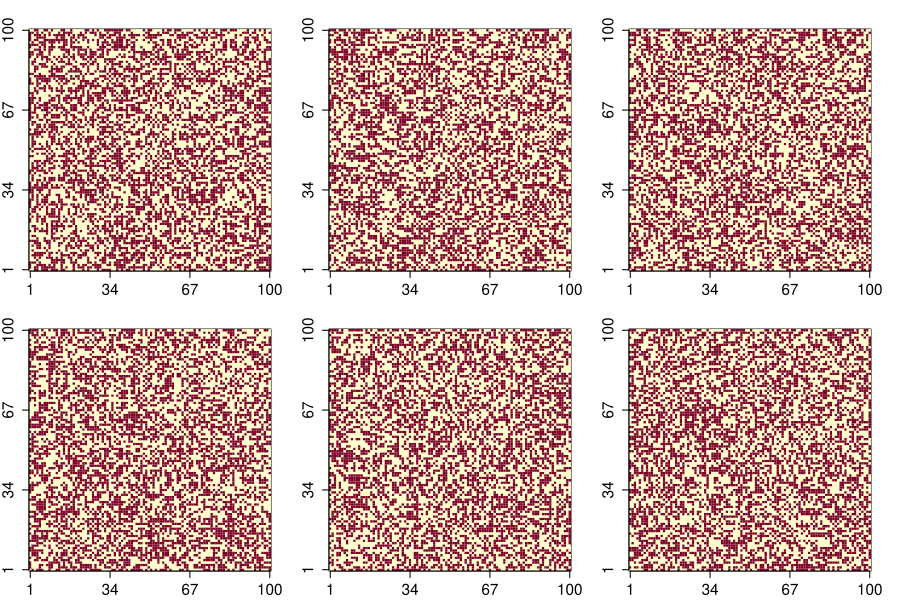

Here is the R script that generated this plot:
library(CPDstergm)
source("EVAL.R") # FILE DIRECTORY



library(reticulate)
np <- import("numpy")
np_data <- np$load("/NN_seq10T100n100.npy") # FILE DIRECTORY
dim(np_data) 

NN_seq10T100n100 <- list()

for(seq_iter in 1:10){
  NN_one_seq <- np_data[seq_iter,,,]
  temp = list()
  for(time_t in 1:100){
    temp[[time_t]] <- NN_one_seq[time_t,,]
  }
  
  NN_seq10T100n100[[seq_iter]] <- temp
}


result_n100 <- matrix(0, nrow=6, ncol=4)


network_stats=c("edges", "mutual")
sim_result1 <- CPD_STERGM_list(NN_seq10T100n100, directed=TRUE, network_stats)
result_n100[1,] <- colMeans(sim_result1)


network_stats=c("edges", "mutual", "triangles")
sim_result2 <- CPD_STERGM_list(NN_seq10T100n100, directed=TRUE, network_stats)
result_n100[2,] <- colMeans(sim_result2)


sim_result3 <- Evaluation_gSeg(NN_seq10T100n100, p_threshold=0.05)
result_n100[3,] <- colMeans(sim_result3)


sim_result4 <- Evaluation_kerSeg(NN_seq10T100n100, p_threshold=0.001)
result_n100[4,] <- colMeans(sim_result4)


sim_result5 <- Evaluation_gSeg_on_stats(NN_seq10T100n100, p_threshold=0.05, num_stats=3)
result_n100[5,] <- colMeans(sim_result5)


sim_result6 <- Evaluation_kerSeg_on_stats(NN_seq10T100n100, p_threshold=0.001, num_stats=3)
result_n100[6,] <- colMeans(sim_result6)


write.csv(result_n100, 'result_n100.csv')


# visualization (9 by 6 inches)

par(mfrow=c(2,3))

for(i in c(25,50,75, 26,51,76)){
  par(mar = c(2.2, 2.2, 2.2, 2.2)); 
  image(NN_seq10T100n100[[1]][[i]], xaxt = "n", yaxt = "n")
  axis(side=1,at=seq(0,1,length.out = 4),labels=round(seq(1,100,length.out = 4)),xpd=NA,cex.axis=1.4)
  axis(side=2,at=seq(0,1,length.out = 4),labels=round(seq(1,100,length.out = 4)),xpd=NA,cex.axis=1.4)
}
